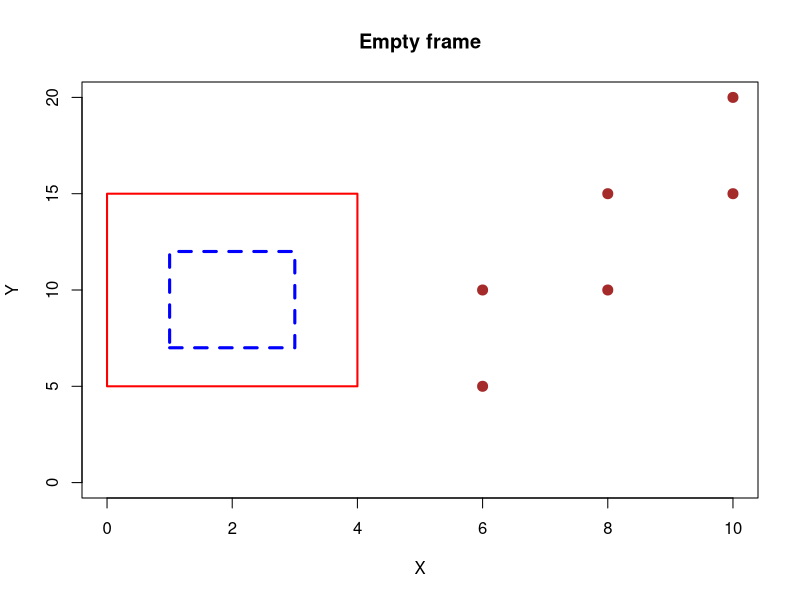
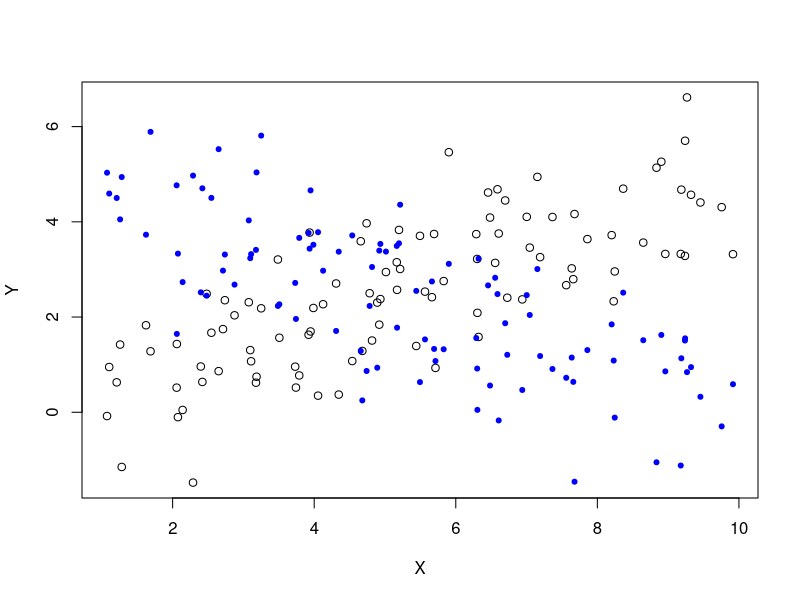
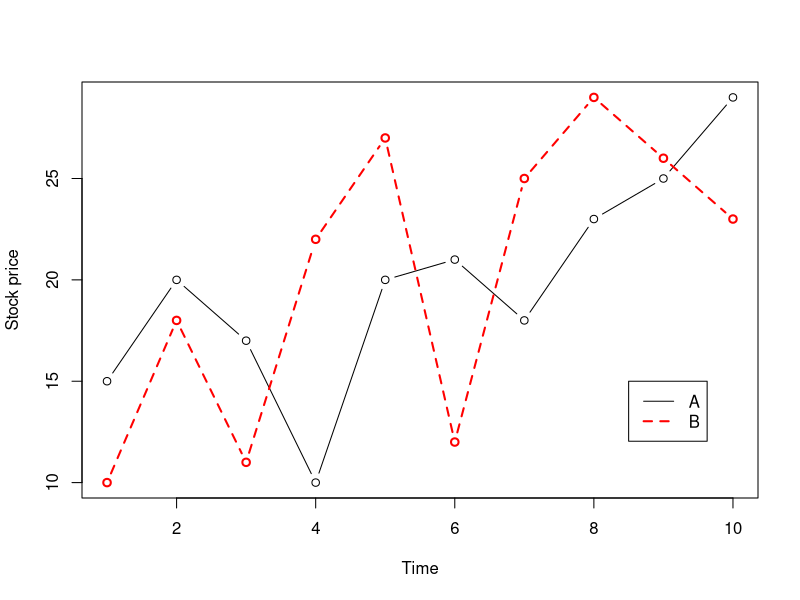
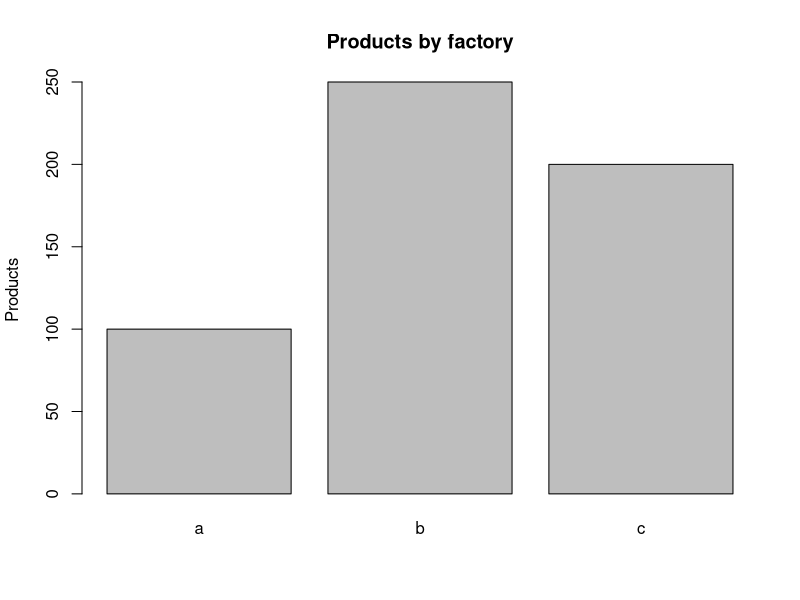
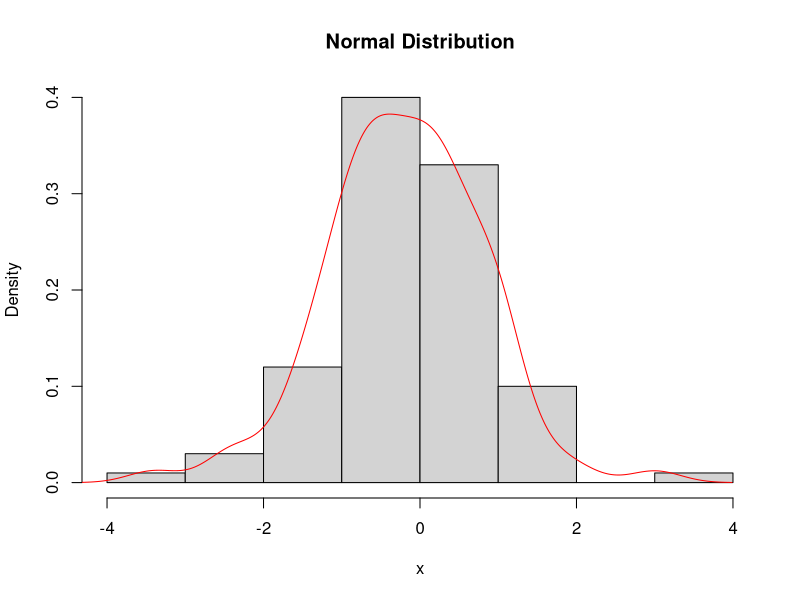
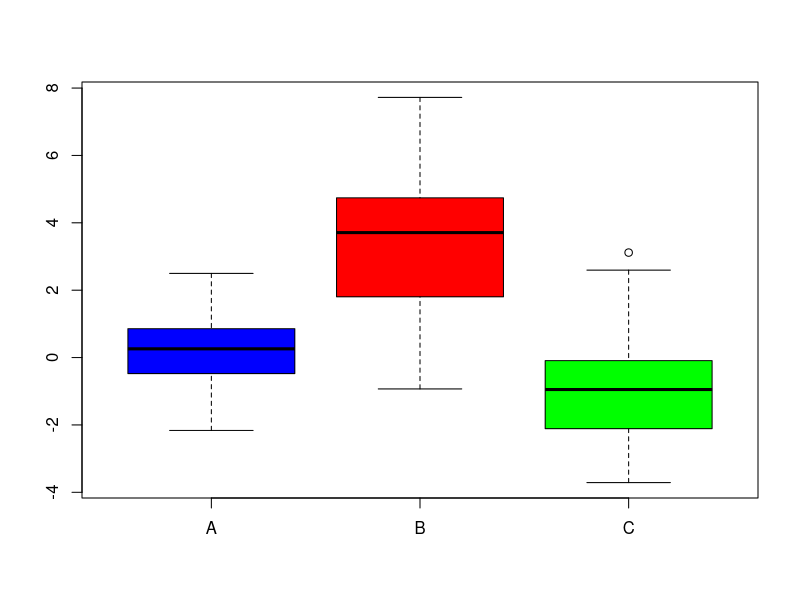
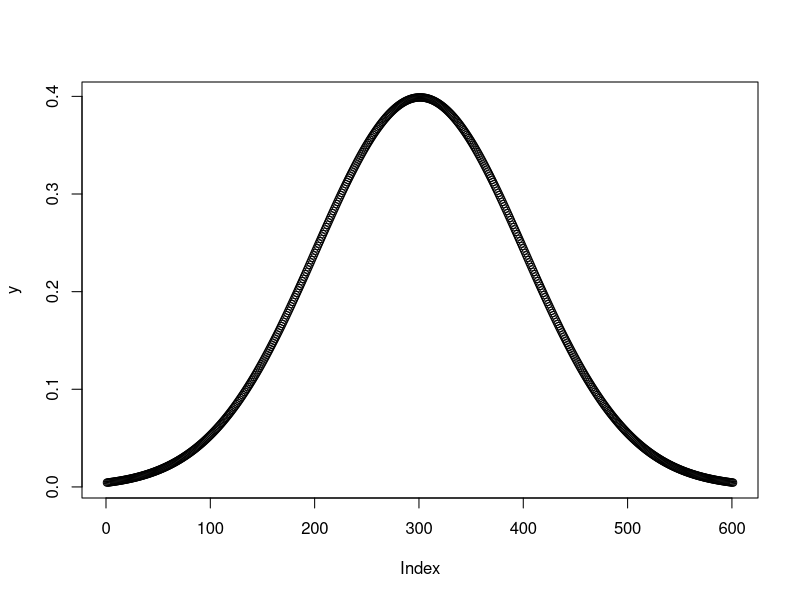

Recreate these plots in R, in order. (Note: this script raises an error after producing the figures.)
## ----setup, include=FALSE-------------------------------------------------------------------------------------------------------------
knitr::opts_chunk$set(echo = TRUE)


## -------------------------------------------------------------------------------------------------------------------------------------
print('R')
cat('gogo')


## ---- eval = F------------------------------------------------------------------------------------------------------------------------
## getwd()


## -------------------------------------------------------------------------------------------------------------------------------------
setwd("C:/Users/Namtaek/Desktop/Studyroom_SungKyun/Statistical_Data_Analysis_21_01/Week2")


## -------------------------------------------------------------------------------------------------------------------------------------
3 + 8 # 더하기
3 - 1 # 빼기
3 * 4 # 곱하기
4/2 # 나누기
5%%3  # 나머지
5%/%3 # 몫


## -------------------------------------------------------------------------------------------------------------------------------------
x = 3; x
y <- 3; y
z = x+y;z

ch = 'hello world'
ch


## -------------------------------------------------------------------------------------------------------------------------------------
x = c(1, 3, 6, 10); x
x + 0.2
x[1]
x[3]


## -------------------------------------------------------------------------------------------------------------------------------------
c
q


## ---- eval = F------------------------------------------------------------------------------------------------------------------------
## help(c)
## ?c


## -------------------------------------------------------------------------------------------------------------------------------------
a1 = c(1, 2, 3)
a1
is.numeric(a1)
typeof(a1)
class(a1)


## -------------------------------------------------------------------------------------------------------------------------------------
b1 = c('a', 'b', '3')
b1
is.character(b1)
typeof(b1)
class(b1)


## -------------------------------------------------------------------------------------------------------------------------------------
b2 = c('1', '2', '5')
as.numeric(b2)
as.character(a1)


## -------------------------------------------------------------------------------------------------------------------------------------
c1 = c('a', 'b', 'a', 'a', 'b')
c1 = factor(c1) # as.factor(c1) 도 가능
c1
levels(c1)  # 팩터 레벨을 확인
is.factor(c1)
typeof(c1) # R을 팩터를 문자+수치 둘다로서 인식하는 느낌이 있다. 조금 복잡한것이 특성
class(c1)


## -------------------------------------------------------------------------------------------------------------------------------------
c2 = c('11', '9', '9', '11', '5', '11', '11')
c2 = as.factor(c2); c2
as.numeric(c2)


## -------------------------------------------------------------------------------------------------------------------------------------
as.numeric(as.character(c2))


## -------------------------------------------------------------------------------------------------------------------------------------
c(T, TRUE, F, FALSE)
d1 = TRUE; d1
d2 = 'TRUE'; d2
'a' == 'a'
'a' != 'b'


## -------------------------------------------------------------------------------------------------------------------------------------
NA
e1 = c(1, 3, NA, 6); e1
is.na(e1)

e1 = NULL; e1
0/0


## -------------------------------------------------------------------------------------------------------------------------------------
rm(list = ls())


## -------------------------------------------------------------------------------------------------------------------------------------
x = c(1, 5, 3, 12, 52)
length(x) # 벡터의 길이
x[1:5] # 인덱싱
x = c(x[1:3], 153, x[5]); x
x > 3
names(x) = c('g', 'b', 'a', 'b', 'c')
x


## -------------------------------------------------------------------------------------------------------------------------------------
seq(from = -2, to = 3, by = 1) # -2에서 3까지 1 간격으로 생성, seq는 sequence를 말한다.
rep(c(1,3), 3) # rep은 repeat를 말한다.
rep(c(1,3), each = 3)


## ---- eval = F------------------------------------------------------------------------------------------------------------------------
## x = c(1, 3, 5, 7); y = c(1, 3, 5); z = c(1, 3)
## x + y # 성분의 갯수가 배수관계가 아니면 더할 수 없다.


## -------------------------------------------------------------------------------------------------------------------------------------
x = c(1, 3, 5, 7); y = c(1, 3, 5); z = c(1, 3)
x + z # 배수관계면 알아서 더해준다! 이렇게 어느정도 봐주는게 R의 특징


## -------------------------------------------------------------------------------------------------------------------------------------
x = c(1,2,3,4)
sum(x); mean(x)


## -------------------------------------------------------------------------------------------------------------------------------------
x = c(x, NA)
mean(x)
mean(x, na.rm = T)


## -------------------------------------------------------------------------------------------------------------------------------------
x = c(1, 2, 3, NULL, 4)
x
sum(x)


## -------------------------------------------------------------------------------------------------------------------------------------
matrix(nrow = 2, ncol = 3)
x = 1:12
matrix(x, nrow = 3, ncol = 4) # default : byrow = F
matrix(x, nrow = 3, ncol = 4, byrow = T)


## -------------------------------------------------------------------------------------------------------------------------------------
A = matrix(x, nrow = 3, ncol = 4)
length(A)
dim(A)  # row - column


## -------------------------------------------------------------------------------------------------------------------------------------
A = matrix(1:4, 2, 2)
B = matrix(2:5, 2, 2)
A*B
A%*%B
t(A)
eigen(A)


## -------------------------------------------------------------------------------------------------------------------------------------
A = matrix(1:20, nrow = 5, ncol = 4)
rownames(A)
rownames(A) = c('a', 'b', 'c', 'd', 'e')
colnames(A) = c('a', 'b', 'c', 'd')
A[1:2, 3:4] # 숫자로 인덱싱하기
A[1:2, c('a', 'c')]  # 이름으로 인덱싱하기



## -------------------------------------------------------------------------------------------------------------------------------------
A = matrix(1:20, nrow = 5, ncol = 4); A
apply(A, 1, sum) # 1이면 열 별로 연산
apply(A, 2, mean, na.rm = T) # 2이면 행별로 연산
# 함수자리에는 직접 함수를 지정할 수 있고, 함수의 인자가 추가적으로 있을 경우 뒤에 붙여 쓰면 된다.


## -------------------------------------------------------------------------------------------------------------------------------------
x = c(1, 3, 5)
y = matrix(1:9, 3, 3)
rbind(x,y)
cbind(x,y)


## -------------------------------------------------------------------------------------------------------------------------------------
name = c('Kim', 'Park', 'Lee')
age = c(25, 23, 21)
male = c(T, F, T)
X = data.frame(name, age, male, stringsAsFactors = F) # character를 factor로 처리할건지. default는 R 4.0부터 F
X
cbind(name, age, male) # 행렬은 각각의 형태를 캐릭터로 통일해버렸다.


## -------------------------------------------------------------------------------------------------------------------------------------
str(X)
summary(X)
dim(X)


## -------------------------------------------------------------------------------------------------------------------------------------
X[1] # 데이터프레임
X[1:2] # 데이터프레임
X[[1]] # 벡터


## -------------------------------------------------------------------------------------------------------------------------------------
X[, 1:2]
X[1:2, ]
# 숫자로 인덱싱하는 것에는 차이가 없다.

X$name # 열 이름을 인덱싱하는것이 편리하다.
X$name = c('Tim', 'Lee', 'Lim')
X


## -------------------------------------------------------------------------------------------------------------------------------------
X = data.frame(x1 = c(6, 3, NA, 3, NA), x2 = 1:5, x3 = 7:11)
complete.cases(X)
X[complete.cases(X), ] # 결측값이 있는 행 제거
X[is.na(X)] = 0; X # 결측값을 0으로 대체


## -------------------------------------------------------------------------------------------------------------------------------------
data = mtcars
colnames(data)
# 우리가 mpg가 25이상, gear가 4단 이상인 자동차의 정보를 얻고 싶다면?
(data$mpg >= 25) & (data$gear >= 4)
data[(data$mpg >= 25) & (data$gear >= 4), ]


## -------------------------------------------------------------------------------------------------------------------------------------
average = function(x) {
  value = sum(x) / length(x)
  return(value) # return이 존재해야하는 경우가 대부분
}
y = c(1, 2, 3, 4, 5)
average(y)


## -------------------------------------------------------------------------------------------------------------------------------------
x = c(5, 6, 10, 7, 12)
z = NULL
for (k in x){
  z = c(z, k+3)
}
z


## -------------------------------------------------------------------------------------------------------------------------------------
z <- NULL
for (k in x) {
  z <- c(z, k + 3)
  if (k >= 10) break
}
z


## -------------------------------------------------------------------------------------------------------------------------------------
z <- NULL
for (k in x) {
  if (k >= 10) next
  z <- c(z, k + 3)
}
z


## -------------------------------------------------------------------------------------------------------------------------------------
x <- 0
while (x < 5){
  x <- x + 1
}
x


## -------------------------------------------------------------------------------------------------------------------------------------
x <- 0
while (x < 5){
  x <- x + 1
  if (x > 3) break
}
x


## -------------------------------------------------------------------------------------------------------------------------------------
x <- 0
repeat {
  x <- x + 1
  if (x >= 5) break
}
x


## -------------------------------------------------------------------------------------------------------------------------------------
r <- 3
if (r==4) {
  x <- 1
} else {
  x <- 3
  y <- 5
}
x
y


## -------------------------------------------------------------------------------------------------------------------------------------
r <- 3
if (r==4) {
  x <- 1
} else if (r == 3) {
  x <- 3
  y <- 5
} else {
  x = 7
}
x
y


## -------------------------------------------------------------------------------------------------------------------------------------
ifelse(c(3, 5, 7, 9, 11) > 3, 'a', 'b')


## -------------------------------------------------------------------------------------------------------------------------------------
ifelse(c(3, 5, 7, 9, 11) > 7, 'a', ifelse(c(3, 5, 7, 9, 11) > 4, 'b', 'c'))


## -------------------------------------------------------------------------------------------------------------------------------------
plot(c(0, 10), c(0, 20), type = "n", xlab = "X", ylab = "Y", 
     main = "Empty frame")
points(c(6, 8, 10, 6, 8, 10), c(5, 10, 15, 10, 15, 20), 
       col = "brown", cex = 2, pch = 20)
lines(c(0, 4, 4, 0, 0), c(5, 5, 15, 15, 5), col = "red", lwd = 2)
lines(c(1, 3, 3, 1, 1), c(7, 7, 12, 12, 7), col = "blue", lwd = 3, lty = 2)


## -------------------------------------------------------------------------------------------------------------------------------------
n <- 100
x <- runif(n, 1, 10)
y1 <- 0.5 * x + rnorm(n)
y2 <- 5 - 0.5 * x + rnorm(n)
plot(x, y1, xlab = "X", ylab = "Y")
points(x, y2, col = "blue", pch = 20)


## -------------------------------------------------------------------------------------------------------------------------------------
Time <- 1:10
stock1 <- c(15, 20, 17, 10, 20, 21, 18, 23, 25, 29)
stock2 <- c(10, 18, 11, 22, 27, 12, 25, 29, 26, 23)
plot(Time, stock1, type = "b", xlab = "Time", ylab = "Stock price")
lines(Time, stock2, type = "b", col = "red", lwd = 2, lty = 2)
legend(8.5, 15, c("A", "B"), col = c("black", "red"), 
       lty = c(1, 2), lwd = c(1, 2))


## -------------------------------------------------------------------------------------------------------------------------------------
x <- c(100, 250, 200)
barplot(x, names.arg = c("a", "b", "c"), ylab = "Products", main = "Products by factory")


## -------------------------------------------------------------------------------------------------------------------------------------
x <- rnorm(100)
hist(x, main = "Normal Distribution", freq = F)
lines(density(x), col = "red")


## -------------------------------------------------------------------------------------------------------------------------------------
x <- rnorm(100)
y <- rnorm(100, mean = 3, sd = 2)
z <- rnorm(100, mean = -1, sd = 1.5)
boxplot(x, y, z, names = c("A", "B", "C"), col = c("blue", "red", "green"))


## -------------------------------------------------------------------------------------------------------------------------------------
x <- c(6, 3, 4, 1, 5)
min(x)
max(x)
which.min(x)

 
## -------------------------------------------------------------------------------------------------------------------------------------
x <- seq(from = -3, to = 3, by = 0.01)
y <- dnorm(x, mean = 0, sd = 1, log = FALSE)
plot(y)


## ----figure1, echo = FALSE, fig.cap = 'Functions for Statistical Distribution', fig.align='center', out.width='60%'-------------------
knitr::include_graphics('K-074.png')


## -------------------------------------------------------------------------------------------------------------------------------------
x <- rbinom(2000, size = 50, prob = 1/5)
mean(x)
hist(x)
pbinom(2, 10, 0.3) - pbinom(1, 10, 0.3) # P(X <= 2) - P(X <= 1) == P(X == 2)


## -------------------------------------------------------------------------------------------------------------------------------------
qnorm(0.975, 0, 1)
pnorm(1.645, 0, 1)


## -------------------------------------------------------------------------------------------------------------------------------------
knitr::purl('Week 2.rmd','Week 2.R')

